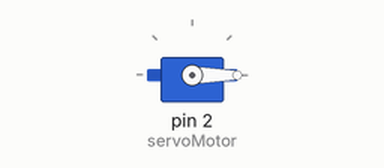
Bench run of a sketch on a simulated Arduino Uno, built with avr-gcc and run on an emulated ATmega328P. Parts: servo.

Above: at 0.05 s.
At 2.0 s:
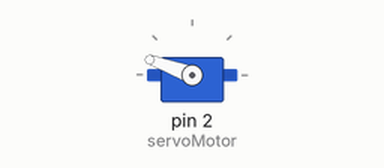
Timing chart, 0 to 6.9 s (numbered marks = the images above):
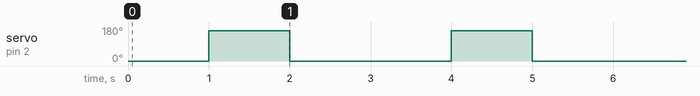

Measured:
- by itself, servo on pin 2 (servoMotor): alternates 160° for 1.0 s and 0° for 2.0 s

The sketch:

teste_servo.ino
```cpp
#include <Servo.h>

Servo servoMotor; // Cria um objeto do tipo Servo

void setup() {
  servoMotor.attach(2); // Define o pino 9 como saída para o servo motor
}

void loop() {
  // Gira o servo para 0 graus
  servoMotor.write(0);
  delay(1000); // Aguarda 1 segundo

  // Gira o servo para 180 graus
  servoMotor.write(160);
  delay(1000); // Aguarda 1 segundo

  // Retorna o servo para 0 graus
  servoMotor.write(0);
  delay(1000); // Aguarda 1 segundo
}
```
